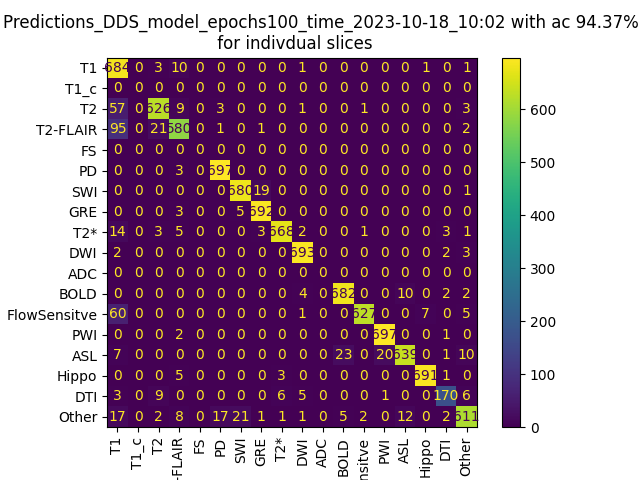
#> input picture .testing/c2_a2_a3_o3/Predictions_DDS_model_epochs100_time_2023-10-18_10:02_individualSlices_heatmap.png, 640 x 480 px
$ python -i Model_analysis.py   (imports and definitions only)
#> lines starting #> are read from the running program, lines starting #| are printed output that depends on the picture
import json
import argparse
import pandas as pd
import os
import numpy as np
from sklearn.metrics import confusion_matrix, balanced_accuracy_score, ConfusionMatrixDisplay
from sklearn.metrics import roc_auc_score, f1_score, recall_score, precision_score, accuracy_score
import matplotlib.pyplot as plt
import nibabel as nib

# [25 lines left out: function initialize, not called in this run]

def splitImageID(dataframe):
    '''
    uses the imageID in order to find the NIFTI_path, slicenumber and NIFTI name.
    This is supposed to be used using pandas apply on rows of a datamframe
    input:
    -dataframe: dataframe to calculate from. Needs to have 'imageID' as column
    outputs:
    -pandas_Series: contains the cols [NIFTI_path, NIFTI_name, slicenumber]
    '''
    imageID = dataframe['imageID']
    sliceName = imageID.split('/')[-1].split('.nii.gz')[0]
    NIFTI_name = sliceName.split('__s')[0]
    slicenum = sliceName.split('__s')[1]
    NIFTI_path = imageID.split(NIFTI_name)[0]
    NIFTI_path = NIFTI_path.replace('NIFTI_SLICES','NIFTI')
    NIFTI_path = os.path.normpath(f'{NIFTI_path}{NIFTI_name}.nii.gz')
    return pd.Series([NIFTI_path, NIFTI_name, slicenum], index=['NIFTI_path', 'NIFTI_name', 'slicenum'])

# [322 lines left out: functions majorityVote, processDataframe, extractDataset, saveNifti, createMRIexamples, visualize_examples and 2 more, not called in this run]


# [15 lines not run here, left out]

>>> import cv2
>>> picture = cv2.imread('.testing/c2_a2_a3_o3/Predictions_DDS_model_epochs100_time_2023-10-18_10:02_individualSlices_heatmap.png', cv2.IMREAD_GRAYSCALE)
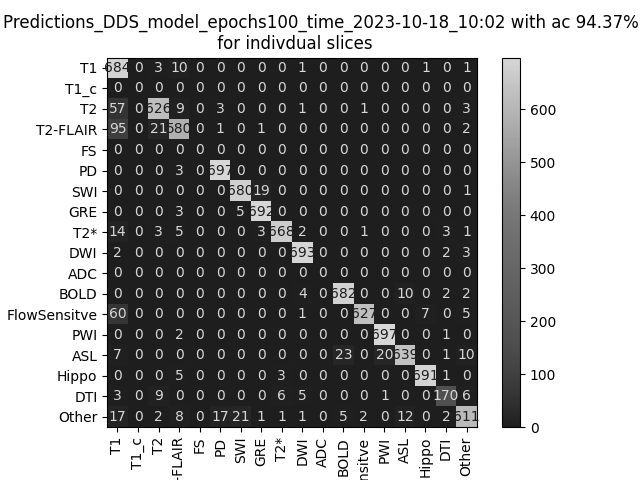
#> picture: shape (480, 640); min 0, max 255, mean 153.6
#> (the run stopped early here; a loop or call above may not have finished)
